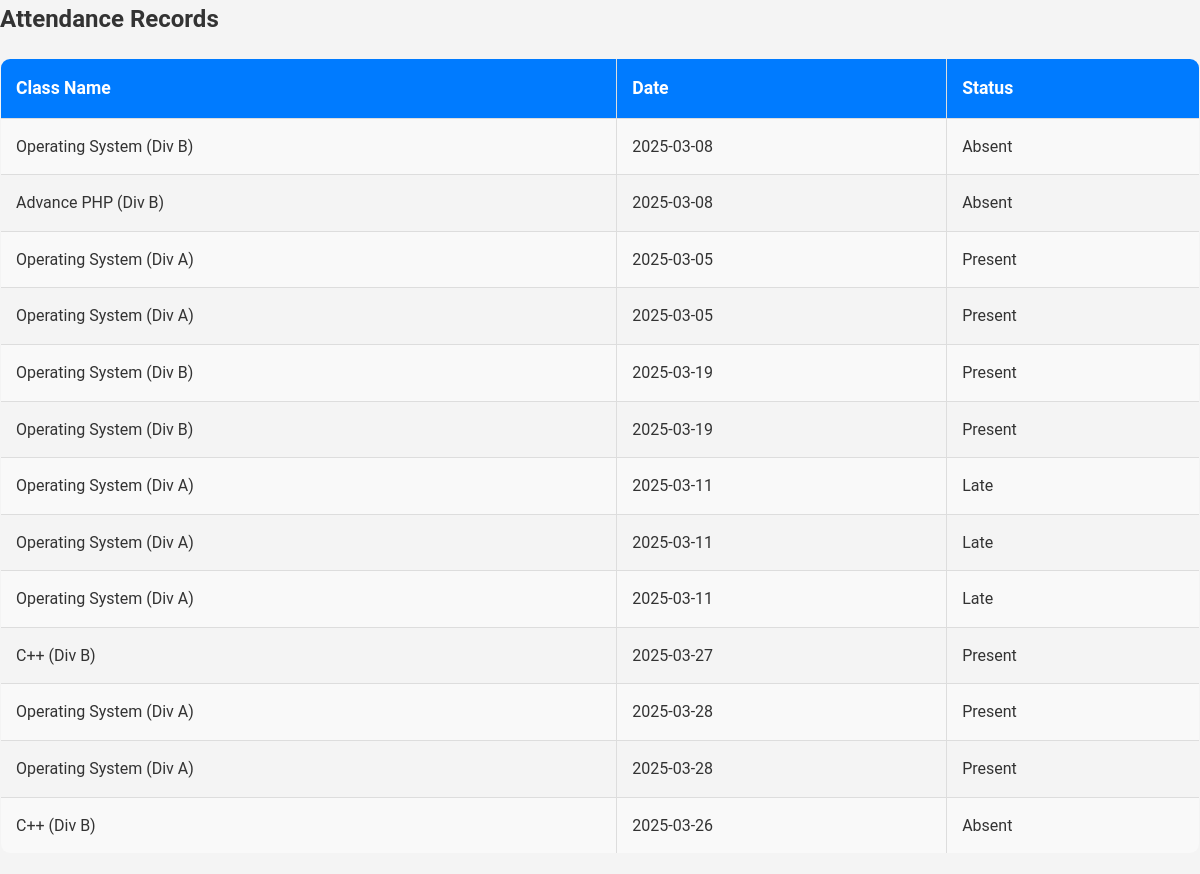
/pages/view_attendance.php (signed in), run on the app's committed database.
### tables this page shows
CREATE TABLE `attendance` (
  `id` int(11) NOT NULL,
  `student_id` int(11) NOT NULL,
  `class_id` int(11) NOT NULL,
  `date` date NOT NULL,
  `status` enum('Present','Absent','Late','Excused') NOT NULL
);

CREATE TABLE `classes` (
  `id` int(11) NOT NULL,
  `teacher_id` int(11) NOT NULL,
  `class_name` varchar(255) NOT NULL
);

### pages/view_attendance.php (the view, shortened to what this page needs)
<?php
include '../includes/db.php';
$user_id = $_SESSION['user_id'];
$user_role = $_SESSION['role'];
if ($user_role == 'teacher') {
    $sql = "SELECT a.id, u.name AS student_name, c.class_name, a.date, a.status
            FROM attendance a
            JOIN users u ON a.student_id = u.id
            JOIN classes c ON a.class_id = c.id
            WHERE c.teacher_id = '$user_id'";
} else {
    $sql = "SELECT a.id, c.class_name, a.date, a.status
            FROM attendance a
            JOIN classes c ON a.class_id = c.id
            WHERE a.student_id = '$user_id'";
}
$attendance = $conn->query($sql);
?>
<!DOCTYPE html>
<html lang="en">
<head>
    <link rel="stylesheet" href="/assets/css/style.css">
</head>
<body>
    <h2>Attendance Records</h2>
    <table border="1">
        <tr>
            <th>Class Name</th>
            <th>Date</th>
            <th>Status</th>
        </tr>
        <?php while ($row = $attendance->fetch_assoc()): ?>
            <tr>
                <td><?= $row['class_name']; ?></td>
                <td><?= $row['date']; ?></td>
                <td><?= $row['status']; ?></td>
            </tr>
        <?php endwhile; ?>
    </table>
</body>
</html>

### assets/css/style.css (style rules this page uses)
* { margin: 0; padding: 0; box-sizing: border-box; font-family: 'Roboto', sans-serif; }
body { background-color: #f4f4f4; color: #333; line-height: 1.6; }
table { width: 100%; border-collapse: collapse; margin: 20px 0; border-radius: 10px; overflow: hidden; }
table th, table td { padding: 15px; text-align: left; border: 1px solid #ddd; }
table th { background-color: #007bff; color: white; font-size: 1.1rem; }
table tr:nth-child(even) { background-color: #f9f9f9; }
table td { font-size: 1rem; }

### data on the page
attendance: class.class_name "Operating System (Div B)", date "2025-03-08", status "Absent"
attendance: class.class_name "Advance PHP (Div B)", date "2025-03-08", status "Absent"
attendance: class.class_name "Operating System (Div A)", date "2025-03-05", status "Present"
attendance: class.class_name "Operating System (Div A)", date "2025-03-05", status "Present"
attendance: class.class_name "Operating System (Div B)", date "2025-03-19", status "Present"
attendance: class.class_name "Operating System (Div B)", date "2025-03-19", status "Present"
attendance: class.class_name "Operating System (Div A)", date "2025-03-11", status "Late"
attendance: class.class_name "Operating System (Div A)", date "2025-03-11", status "Late"
attendance: class.class_name "Operating System (Div A)", date "2025-03-11", status "Late"
attendance: class.class_name "C++ (Div B)", date "2025-03-27", status "Present"
attendance: class.class_name "Operating System (Div A)", date "2025-03-28", status "Present"
attendance: class.class_name "Operating System (Div A)", date "2025-03-28", status "Present"
attendance: class.class_name "C++ (Div B)", date "2025-03-26", status "Absent"
